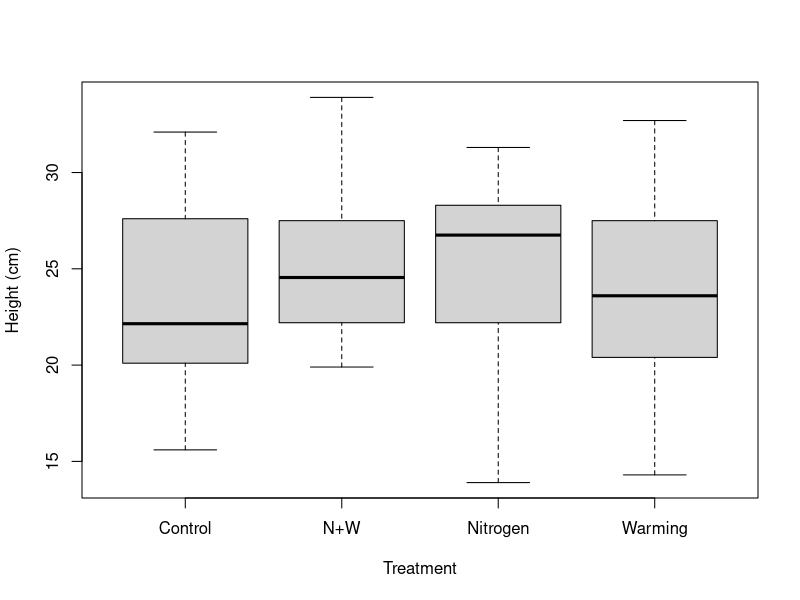

Generate this figure with R:
## ---- chunk 1
knitr::opts_chunk$set(echo = TRUE)
## ---- chunk 2
data_PREE <- read.csv("../data/CIEE_Course_Teaching_Nema_Phytobiome.csv") # Teaching phytobiome data

## Make graph
boxplot(data_PREE$Heightwk9_cm ~ data_PREE$Treatment, xlab = "Treatment", ylab = "Height (cm)") # plot plant height versus treatments

